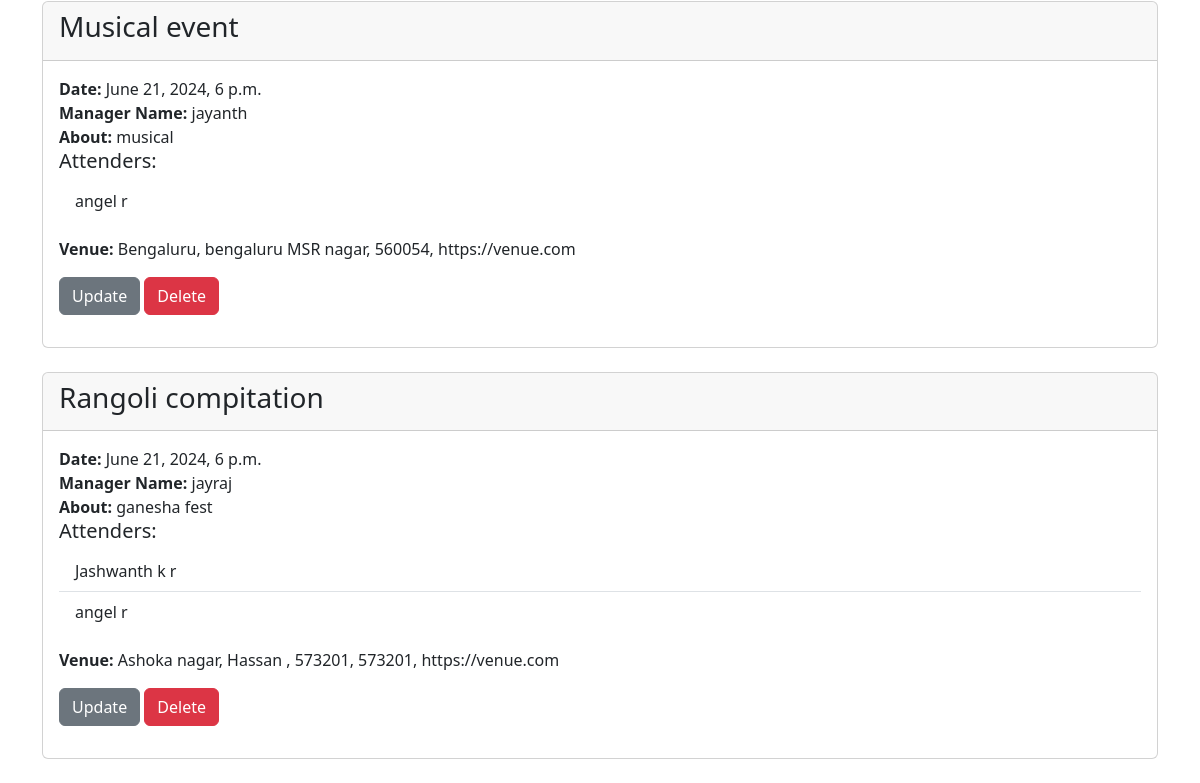
/events (lower part), run on an earlier commit of the app's database.
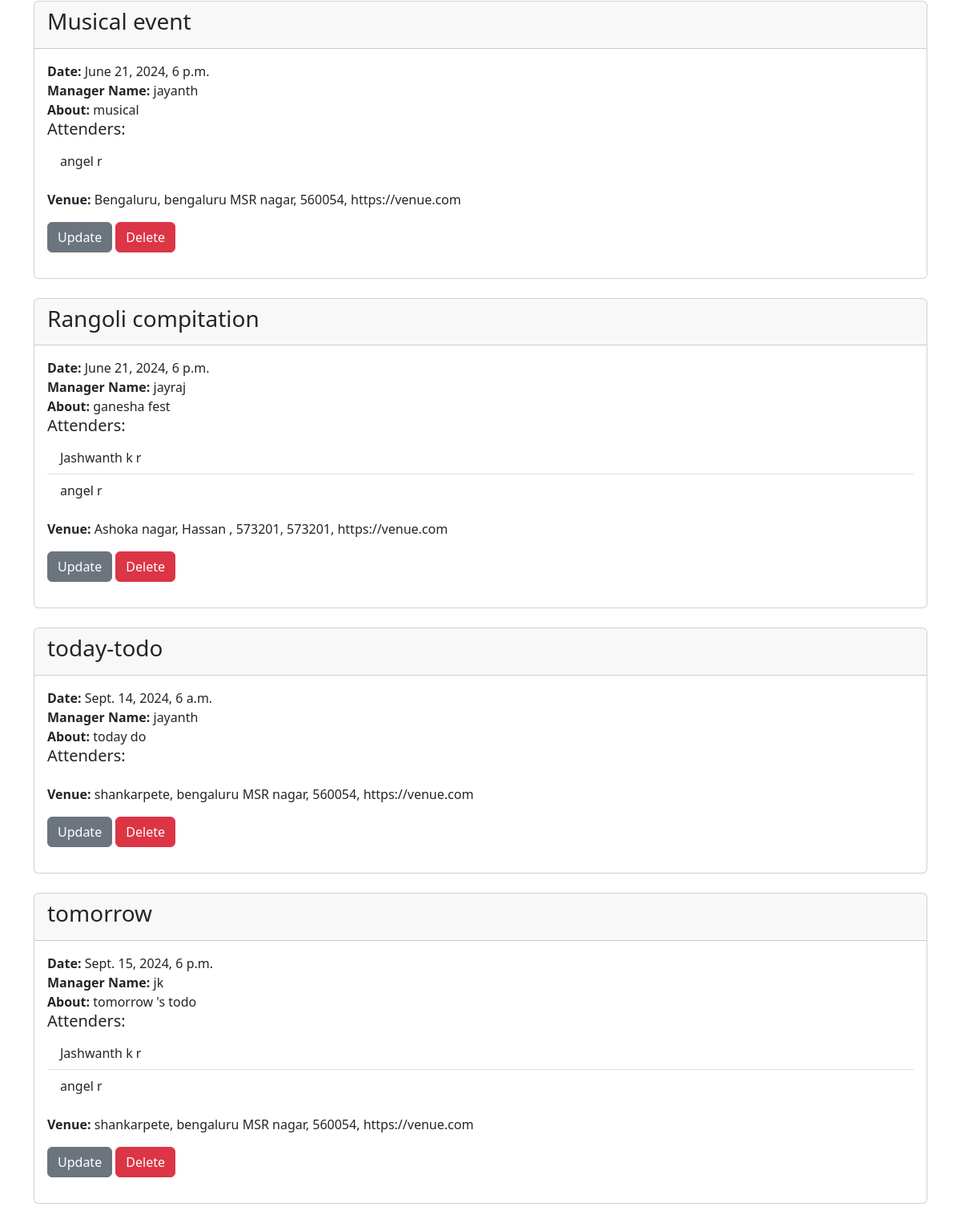
And on a later commit of the database.
### events/models.py (models this page shows, shortened)
class Event(models.Model):
    name = models.CharField('Event name', max_length=100)
    event_date = models.DateTimeField('Event date')
    venue = models.ForeignKey(Venue, blank=True, null=True, on_delete=models.CASCADE)
    manager = models.ForeignKey(User, blank=True, null=True, on_delete=models.SET_NULL)
    description = models.TextField(blank=True)
    attendees = models.ManyToManyField(Attenders, blank=True)
    approval =  models.BooleanField("Approved",default=False,)
    def __str__(self):
        return self.name

class Attenders(models.Model):
    first_name = models.CharField('first name',max_length= 100)
    last_name = models.CharField('last name',max_length= 100)
    useremail = models.EmailField('userEmail')
    def __str__(self):
        return self.first_name+' '+self.last_name

class Venue(models.Model):
    name = models.CharField('Venue name',max_length= 100)
    address = models.CharField(max_length=300)
    zip_code = models.CharField('zip code',max_length= 100)
    web = models.URLField('website address')
    email_address = models.EmailField('Email')
    owner = models.IntegerField("venue owner",blank=False,default=1)
    image = models.ImageField("image",null=True,blank=True,upload_to="images/")

### events/views.py (the view)
# urls.py: path('', include('events.urls')),
def events(req):
    event_list = Event.objects.all().order_by('name')
    return render(req,'events/events.html',{
        'event_list': event_list
    })

### events/templates/events/events.html (shortened to what this page needs)
{% extends 'events/base.html' %}
{% block content %}
<div class="container mt-5">
  {% for event in event_list %}
  <div class="card mb-4">
    <div class="card-header">
      <h3>{{ event }}</h3>
    </div>
    <div class="card-body">
      <ul class="list-unstyled">
        <li><strong>Date:</strong> {{ event.event_date }}</li>
        <li><strong>Manager Name:</strong> {{ event.manager }}</li>
        <li><strong>About:</strong> {{ event.description }}</li>
        <li>
          <h5>Attenders:</h5>
          <ul class="list-group list-group-flush">
            {% for attend in event.attendees.all %}
            <li class="list-group-item">{{ attend }}</li>
            {% endfor %}
          </ul>
        </li>
        <li class="mt-3"><strong>Venue:</strong> {{ event.venue.name }}, {{ event.venue.address }}, {{ event.venue.zip_code }}, {{ event.venue.web }}</li>
        <li class="mt-3">
          <a href="{% url 'updateevent' event.id %}" class="btn btn-secondary">Update</a>
          <a href="{% url 'deleteevent' event.id %}" class="btn btn-danger">Delete</a>
        </li>
      </ul>
    </div>
  </div>
  {% endfor %}
</div>
{% endblock %}

What changed in the data, as far as the page shows it:
added Event: name "today-todo", event_date "Sept. 14, 2024, 6 a.m.", manager "jayanth", description "today do", venue.name "shankarpete", venue.address "bengaluru MSR nagar", venue.zip_code "560054", venue.web "https://venue.com"
added Event: name "tomorrow", event_date "Sept. 15, 2024, 6 p.m.", manager "jk", description "tomorrow 's todo", venue.name "shankarpete", venue.address "bengaluru MSR nagar", venue.zip_code "560054", venue.web "https://venue.com", Attenders (first_name+last_name "Jashwanth k r"), Attenders (first_name+last_name "angel r")
